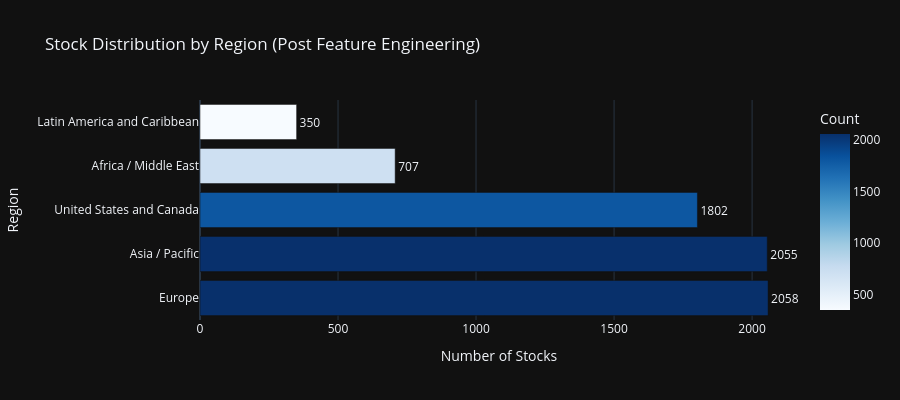
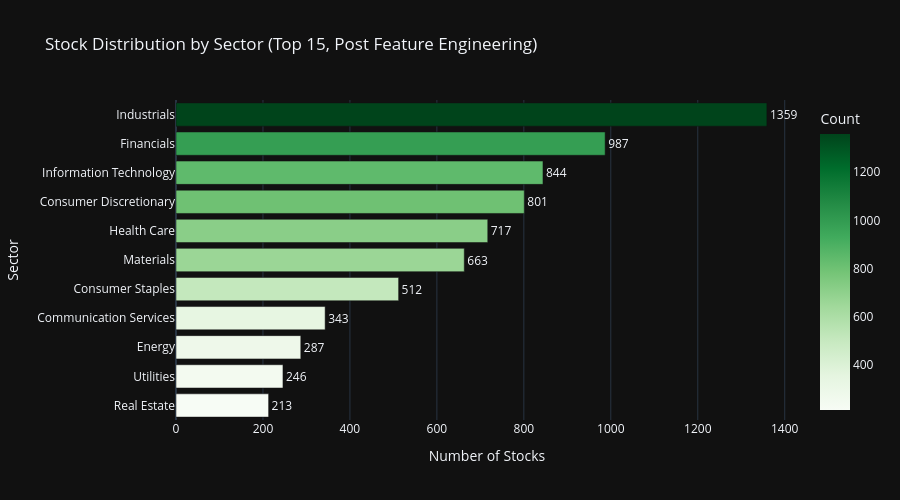
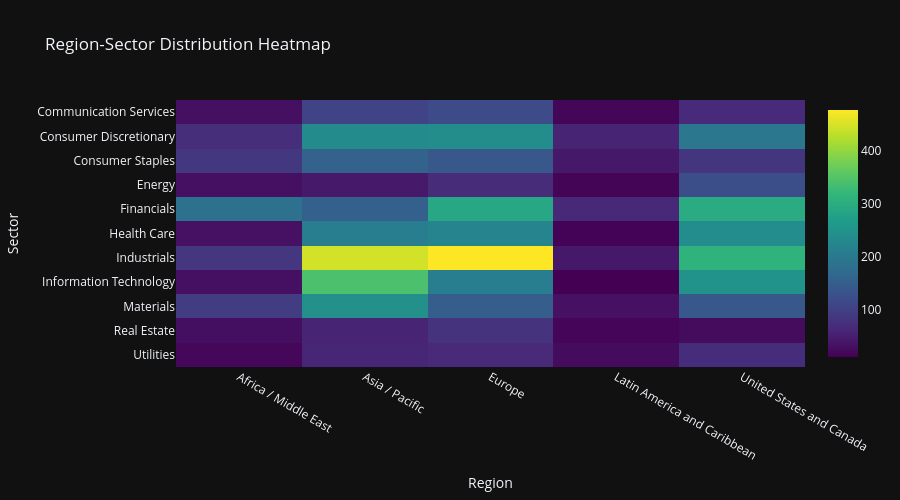
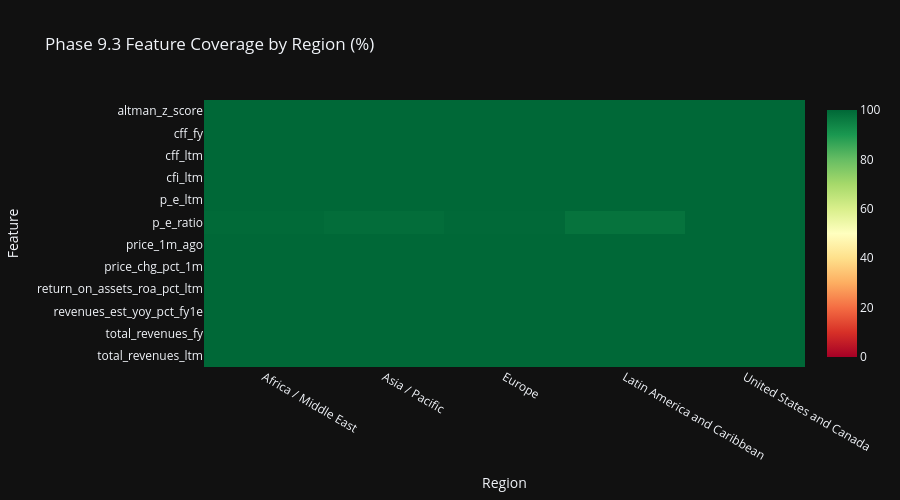

These figures' notebook cell, in order:
### Markdown cell above
## Cell 7: Region & Sector Analytics with Feature Coverage

Section 17 compliant Plotly visualizations with dark theme.
Enhanced with Phase 9.3 feature analytics by region and sector.

### Code cell
# ============================================================================
# Cell 7: Region & Sector Analytics with Feature Coverage
# ============================================================================

print('=' * 80)
print('REGION & SECTOR ANALYTICS WITH FEATURE COVERAGE')
print('=' * 80)

# Use all_stocks_features (post feature engineering) for analytics
df_analytics = all_stocks_preprocessed

# Region distribution
if 'region' in df_analytics.columns:
    region_counts = df_analytics['region'].value_counts().reset_index()
    region_counts.columns = ['Region', 'Count']
    region_counts['Percentage'] = (region_counts['Count'] / region_counts['Count'].sum() * 100).round(1)

    fig_region = px.bar(
            region_counts,
            x='Count',
            y='Region',
            orientation='h',
            title='Stock Distribution by Region (Post Feature Engineering)',
            template=PLOTLY_TEMPLATE,
            color='Count',
            color_continuous_scale='Blues',
            text='Count',
            )
    fig_region.update_traces(
            textposition='outside',
            hovertemplate='<b>%{y}</b><br>Count: %{x}<br>Percentage: %{customdata[0]:.1f}%',
            customdata=region_counts[['Percentage']].values
            )
    fig_region.update_layout(
            xaxis_title='Number of Stocks',
            yaxis_title='Region',
            height=400,
            showlegend=False,
            )
    fig_region.show()

# Sector distribution (using TOP_N_SECTORS constant)
if 'sector' in df_analytics.columns:
    sector_counts = df_analytics['sector'].value_counts().head(TOP_N_SECTORS).reset_index()
    sector_counts.columns = ['Sector', 'Count']
    sector_counts['Percentage'] = (sector_counts['Count'] / len(df_analytics) * 100).round(1)

    fig_sector = px.bar(
            sector_counts.sort_values('Count'),
            x='Count',
            y='Sector',
            orientation='h',
            title=f'Stock Distribution by Sector (Top {TOP_N_SECTORS}, Post Feature Engineering)',
            template=PLOTLY_TEMPLATE,
            color='Count',
            color_continuous_scale='Greens',
            text='Count',
            )
    fig_sector.update_traces(
            textposition='outside',
            hovertemplate='<b>%{y}</b><br>Count: %{x}<br>Percentage: %{customdata[0]:.1f}%',
            customdata=sector_counts.sort_values('Count')[['Percentage']].values
            )
    fig_sector.update_layout(
            xaxis_title='Number of Stocks',
            yaxis_title='Sector',
            height=500,
            showlegend=False,
            )
    fig_sector.show()

# Region-Sector Heatmap
if 'region' in df_analytics.columns and 'sector' in df_analytics.columns:
    cross_tab = pd.crosstab(
            df_analytics['sector'],
            df_analytics['region']
            ).head(12)

    fig_heatmap = px.imshow(
            cross_tab,
            title='Region-Sector Distribution Heatmap',
            template=PLOTLY_TEMPLATE,
            color_continuous_scale='Viridis',
            aspect='auto',
            )
    fig_heatmap.update_layout(
            xaxis_title='Region',
            yaxis_title='Sector',
            height=500,
            )
    fig_heatmap.show()

print('\n✓ Distribution visualizations complete')

# ============================================================================
# Feature Coverage Analytics by Region and Sector
# ============================================================================
print('\n' + '=' * 80)
print('📊 PHASE 9.3 FEATURE ANALYTICS BY REGION & SECTOR')
print('=' * 80)

# Define key Phase 9.3 features for analysis (schema-driven from PHASE93_FEATURE_INPUTS)
# Select representative features from each category for coverage analysis
# Define key Phase 9.3 features for analysis (schema-driven from PHASE93_FEATURE_INPUTS)
# Use all 6 categories comprehensively for complete coverage
key_phase93_features = (
        PHASE93_FEATURE_INPUTS.get('profitability', [])[:5] +  # Margins, EBITDA, EBIT, net income
        PHASE93_FEATURE_INPUTS.get('valuation', [])[:5] +  # P/E, P/B, EV ratios
        PHASE93_FEATURE_INPUTS.get('momentum', [])[:5] +  # Price changes, returns
        PHASE93_FEATURE_INPUTS.get('quality_risk', [])[:5] +  # Altman Z, ROE, ROA, volatility
        PHASE93_FEATURE_INPUTS.get('cash_flow', [])[:5] +  # CFO, FCF, CFI, CFF
        PHASE93_FEATURE_INPUTS.get('growth', [])  # Revenue CAGR, growth estimates (all)
)
# Map input columns to engineered feature names where applicable
feature_mapping = {
    'return_on_equity_pct_ltm': 'roe',
    'return_on_assets_roa_pct_ltm': 'roa',
    'p_e_ltm': 'p_e_ratio',
    'p_e_ntm': 'p_e_ratio',
    'ev_ebitda_ltm': 'ev_ebitda_ratio',
    'altman_z_score_ltm': 'altman_z_score',
    'price_chg_pct_1m': 'price_momentum_1m',
    'price_chg_pct_3m': 'price_momentum_3m',
    }
# Build list using both raw and engineered feature names
available_phase93 = list(set([
                                 f for f in key_phase93_features if f in df_analytics.columns
                                 ] + [
                                 feature_mapping.get(f, f) for f in key_phase93_features
                                 if feature_mapping.get(f, f) in df_analytics.columns
                                 ]))[:12]  # Limit to 12 for visualization clarity

if available_phase93 and 'region' in df_analytics.columns:
    print(f'\n📍 Feature Coverage by Region ({len(available_phase93)} key features):')

    # Calculate non-null percentage per region for each feature
    region_coverage_data = []
    for region in df_analytics['region'].unique():
        region_df = df_analytics[df_analytics['region'] == region]
        region_count = len(region_df)

        for feat in available_phase93:
            non_null = region_df[feat].notna().sum()
            coverage_pct = (non_null / region_count * 100) if region_count > 0 else 0
            region_coverage_data.append({
                'Region': region,
                'Feature': feat,
                'Coverage %': round(coverage_pct, 1),
                'Non-Null': non_null,
                'Total': region_count
                })

    region_coverage_df = pd.DataFrame(region_coverage_data)

    # Pivot for heatmap
    region_pivot = region_coverage_df.pivot(index='Feature', columns='Region', values='Coverage %')

    fig_region_coverage = px.imshow(
            region_pivot,
            title='Phase 9.3 Feature Coverage by Region (%)',
            template=PLOTLY_TEMPLATE,
            color_continuous_scale='RdYlGn',
            zmin=0, zmax=100,
            aspect='auto',
            )
    fig_region_coverage.update_layout(
            xaxis_title='Region',
            yaxis_title='Feature',
            height=500,
            )
    fig_region_coverage.show()

if available_phase93 and 'sector' in df_analytics.columns:
    print(f'\n🏢 Feature Coverage by Sector (Top 10 sectors, {len(available_phase93)} key features):')

    # Get top 10 sectors by count
    top_sectors = df_analytics['sector'].value_counts().head(10).index.tolist()

    # Calculate non-null percentage per sector for each feature
    sector_coverage_data = []
    for sector in top_sectors:
        sector_df = df_analytics[df_analytics['sector'] == sector]
        sector_count = len(sector_df)

        for feat in available_phase93:
            non_null = sector_df[feat].notna().sum()
            coverage_pct = (non_null / sector_count * 100) if sector_count > 0 else 0
            sector_coverage_data.append({
                'Sector': str(sector)[:25],  # Truncate long names
                'Feature': feat,
                'Coverage %': round(coverage_pct, 1),
                'Non-Null': non_null,
                'Total': sector_count
                })

    sector_coverage_df = pd.DataFrame(sector_coverage_data)

    # Pivot for heatmap
    sector_pivot = sector_coverage_df.pivot(index='Feature', columns='Sector', values='Coverage %')

    fig_sector_coverage = px.imshow(
            sector_pivot,
            title='Phase 9.3 Feature Coverage by Sector (%)',
            template=PLOTLY_TEMPLATE,
            color_continuous_scale='RdYlGn',
            zmin=0, zmax=100,
            aspect='auto',
            )
    fig_sector_coverage.update_layout(
            xaxis_title='Sector',
            yaxis_title='Feature',
            height=600,
            )
    fig_sector_coverage.show()

# Feature statistics by region
if available_phase93 and 'region' in df_analytics.columns:
    print(f'\n📊 Key Feature Statistics by Region:')

    # Select 3 key features for detailed statistics
    stat_features = ['roe', 'price_momentum_1m', 'debt_to_equity']
    stat_features = [f for f in stat_features if f in df_analytics.columns]

    if stat_features:
        region_stats = df_analytics.groupby('region')[stat_features].agg(['mean', 'median', 'std']).round(3)
        print(region_stats.to_string())

        # Box plot for ROE by region (if available)
        if 'roe' in df_analytics.columns:
            fig_roe_region = px.box(
                    df_analytics[df_analytics['roe'].notna()],
                    x='region',
                    y='roe',
                    title='Return on Equity (ROE) Distribution by Region',
                    template=PLOTLY_TEMPLATE,
                    color='region',
                    )
            fig_roe_region.update_layout(
                    xaxis_title='Region',
                    yaxis_title='ROE',
                    height=450,
                    showlegend=False,
                    )
            fig_roe_region.show()

print('\n✓ Feature analytics by region and sector complete')

### Figure 1 — Plotly figure (JSON) as saved in the notebook; plotly's stock layout.template omitted (floating-point values rounded to 4 significant figures)
{"data": [{"hovertemplate": "<b>%{y}</b><br>Count: %{x}<br>Percentage: %{customdata[0]:.1f}%", "legendgroup": "", "marker": {"color": [2058, 2055, 1802, 707, 350], "coloraxis": "coloraxis", "pattern": {"shape": ""}}, "name": "", "orientation": "h", "showlegend": false, "text": [2058.0, 2055.0, 1802.0, 707.0, 350.0], "textposition": "outside", "x": [2058, 2055, 1802, 707, 350], "xaxis": "x", "y": ["Europe", "Asia / Pacific", "United States and Canada", "Africa / Middle East", "Latin America and Caribbean"], "yaxis": "y", "type": "bar", "customdata": [[29.5], [29.5], [25.8], [10.1], [5.0]]}], "layout": {"xaxis": {"anchor": "y", "domain": [0.0, 1.0], "title": {"text": "Number of Stocks"}}, "yaxis": {"anchor": "x", "domain": [0.0, 1.0], "title": {"text": "Region"}}, "coloraxis": {"colorbar": {"title": {"text": "Count"}}, "colorscale": [[0.0, "rgb(247,251,255)"], [0.125, "rgb(222,235,247)"], [0.25, "rgb(198,219,239)"], [0.375, "rgb(158,202,225)"], [0.5, "rgb(107,174,214)"], [0.625, "rgb(66,146,198)"], [0.75, "rgb(33,113,181)"], [0.875, "rgb(8,81,156)"], [1.0, "rgb(8,48,107)"]]}, "legend": {"tracegroupgap": 0}, "title": {"text": "Stock Distribution by Region (Post Feature Engineering)"}, "barmode": "relative", "height": 400, "showlegend": false}}

### Figure 2 — Plotly figure (JSON) as saved in the notebook; plotly's stock layout.template omitted (floating-point values rounded to 4 significant figures)
{"data": [{"hovertemplate": "<b>%{y}</b><br>Count: %{x}<br>Percentage: %{customdata[0]:.1f}%", "legendgroup": "", "marker": {"color": [213, 246, 287, 343, 512, 663, 717, 801, 844, 987, 1359], "coloraxis": "coloraxis", "pattern": {"shape": ""}}, "name": "", "orientation": "h", "showlegend": false, "text": [213.0, 246.0, 287.0, 343.0, 512.0, 663.0, 717.0, 801.0, 844.0, 987.0, 1359.0], "textposition": "outside", "x": [213, 246, 287, 343, 512, 663, 717, 801, 844, 987, 1359], "xaxis": "x", "y": ["Real Estate", "Utilities", "Energy", "Communication Services", "Consumer Staples", "Materials", "Health Care", "Consumer Discretionary", "Information Technology", "Financials", "Industrials"], "yaxis": "y", "type": "bar", "customdata": [[3.1], [3.5], [4.1], [4.9], [7.3], [9.5], [10.3], [11.5], [12.1], [14.2], [19.5]]}], "layout": {"xaxis": {"anchor": "y", "domain": [0.0, 1.0], "title": {"text": "Number of Stocks"}}, "yaxis": {"anchor": "x", "domain": [0.0, 1.0], "title": {"text": "Sector"}}, "coloraxis": {"colorbar": {"title": {"text": "Count"}}, "colorscale": [[0.0, "rgb(247,252,245)"], [0.125, "rgb(229,245,224)"], [0.25, "rgb(199,233,192)"], [0.375, "rgb(161,217,155)"], [0.5, "rgb(116,196,118)"], [0.625, "rgb(65,171,93)"], [0.75, "rgb(35,139,69)"], [0.875, "rgb(0,109,44)"], [1.0, "rgb(0,68,27)"]]}, "legend": {"tracegroupgap": 0}, "title": {"text": "Stock Distribution by Sector (Top 15, Post Feature Engineering)"}, "barmode": "relative", "height": 500, "showlegend": false}}

### Figure 3 — Plotly figure (JSON) as saved in the notebook; plotly's stock layout.template omitted (floating-point values rounded to 4 significant figures)
{"data": [{"coloraxis": "coloraxis", "name": "0", "x": ["Africa / Middle East", "Asia / Pacific", "Europe", "Latin America and Caribbean", "United States and Canada"], "y": ["Communication Services", "Consumer Discretionary", "Consumer Staples", "Energy", "Financials", "Health Care", "Industrials", "Information Technology", "Materials", "Real Estate", "Utilities"], "z": [[32, 105, 119, 18, 69], [73, 235, 239, 58, 196], [88, 158, 139, 43, 84], [32, 44, 70, 17, 124], [185, 153, 288, 65, 296], [33, 210, 222, 15, 237], [85, 445, 476, 43, 310], [32, 342, 208, 12, 250], [97, 244, 150, 33, 139], [30, 58, 81, 19, 25], [20, 61, 66, 27, 72]], "type": "heatmap", "xaxis": "x", "yaxis": "y", "hovertemplate": "region: %{x}<br>sector: %{y}<br>color: %{z}<extra></extra>"}], "layout": {"xaxis": {"anchor": "y", "domain": [0.0, 1.0], "title": {"text": "Region"}}, "yaxis": {"anchor": "x", "domain": [0.0, 1.0], "autorange": "reversed", "title": {"text": "Sector"}}, "coloraxis": {"colorscale": [[0.0, "#440154"], [0.1111, "#482878"], [0.2222, "#3e4989"], [0.3333, "#31688e"], [0.4444, "#26828e"], [0.5556, "#1f9e89"], [0.6667, "#35b779"], [0.7778, "#6ece58"], [0.8889, "#b5de2b"], [1.0, "#fde725"]]}, "title": {"text": "Region-Sector Distribution Heatmap"}, "height": 500}}

### Figure 4 — Plotly figure (JSON) as saved in the notebook; plotly's stock layout.template omitted (floating-point values rounded to 4 significant figures)
{"data": [{"coloraxis": "coloraxis", "name": "0", "x": ["Africa / Middle East", "Asia / Pacific", "Europe", "Latin America and Caribbean", "United States and Canada"], "y": ["altman_z_score", "cff_fy", "cff_ltm", "cfi_ltm", "p_e_ltm", "p_e_ratio", "price_1m_ago", "price_chg_pct_1m", "return_on_assets_roa_pct_ltm", "revenues_est_yoy_pct_fy1e", "total_revenues_fy", "total_revenues_ltm"], "z": [[100.0, 100.0, 100.0, 100.0, 100.0], [100.0, 100.0, 100.0, 100.0, 100.0], [100.0, 100.0, 100.0, 100.0, 100.0], [100.0, 100.0, 100.0, 100.0, 100.0], [100.0, 100.0, 100.0, 100.0, 100.0], [99.6, 99.0, 99.8, 97.7, 99.9], [100.0, 100.0, 100.0, 100.0, 100.0], [100.0, 100.0, 100.0, 100.0, 100.0], [100.0, 100.0, 100.0, 100.0, 100.0], [100.0, 100.0, 100.0, 100.0, 100.0], [100.0, 100.0, 100.0, 100.0, 100.0], [100.0, 100.0, 100.0, 100.0, 100.0]], "type": "heatmap", "xaxis": "x", "yaxis": "y", "hovertemplate": "Region: %{x}<br>Feature: %{y}<br>color: %{z}<extra></extra>"}], "layout": {"xaxis": {"anchor": "y", "domain": [0.0, 1.0], "title": {"text": "Region"}}, "yaxis": {"anchor": "x", "domain": [0.0, 1.0], "autorange": "reversed", "title": {"text": "Feature"}}, "coloraxis": {"colorscale": [[0.0, "rgb(165,0,38)"], [0.1, "rgb(215,48,39)"], [0.2, "rgb(244,109,67)"], [0.3, "rgb(253,174,97)"], [0.4, "rgb(254,224,139)"], [0.5, "rgb(255,255,191)"], [0.6, "rgb(217,239,139)"], [0.7, "rgb(166,217,106)"], [0.8, "rgb(102,189,99)"], [0.9, "rgb(26,152,80)"], [1.0, "rgb(0,104,55)"]], "cmin": 0, "cmax": 100}, "title": {"text": "Phase 9.3 Feature Coverage by Region (%)"}, "height": 500}}
